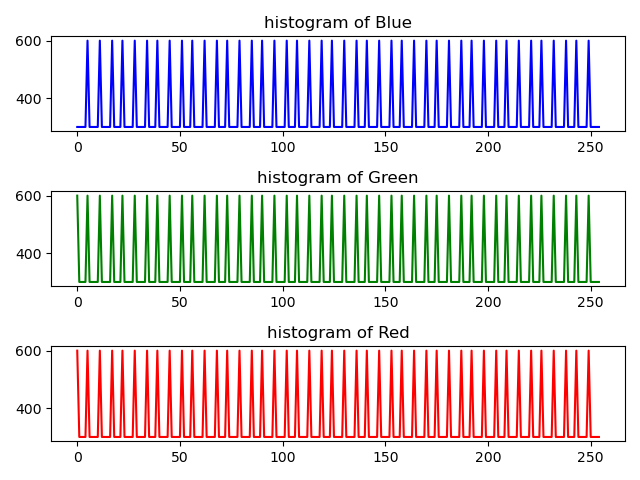
#> input picture input_images/hist/color_wheel_square_hist.png, 640 x 480 px, given in place of color_wheel_square.png, which was not available
$ python generate_color_histogram.py
#> lines starting #> are read from the running program, lines starting #| are printed output that depends on the picture; pictures that were not available may be replaced by others from this repository, and a replacement may not be noted
import cv2
import matplotlib.pyplot as plt
import os

# load image
filename = 'color_wheel_square.png'
img = cv2.imread(f'./input_images/{filename}')
#> img is the input picture: shape (480, 640, 3); mean B, G, R 224, 218, 224.1

# Get RGB data from image
# cv2.calchist([imageObject], [channelValue], mask, [histSize], [low,high])
blue_color = cv2.calcHist([img], [0], None, [255], [0, 255])
#> blue_color = 255 values, max 22775 at index 0, min 69 at index 205, mean 235.1
red_color = cv2.calcHist([img], [1], None, [255], [0, 255])
#> red_color = 255 values, max 22685 at index 0, min 71 at index 118, mean 315.9
green_color = cv2.calcHist([img], [2], None, [255], [0, 255])
#> green_color = 255 values, max 22685 at index 0, min 69 at index 205, mean 234

# # Separate Histograms for each color
plt.subplot(3, 1, 1)
plt.title("histogram of Blue")
plt.plot(blue_color, color="b")

plt.subplot(3, 1, 2)
plt.title("histogram of Green")
plt.plot(green_color, color="g")

plt.subplot(3, 1, 3)
plt.title("histogram of Red")
plt.plot(red_color, color="r")

plt.tight_layout()
# plt.show()
filebase, ext = filename.split(".")
if not os.path.exists("./input_images/hist"):
    os.mkdir("./input_images/hist")

plt.savefig(f'./input_images/hist/{filebase}_hist.{ext}')
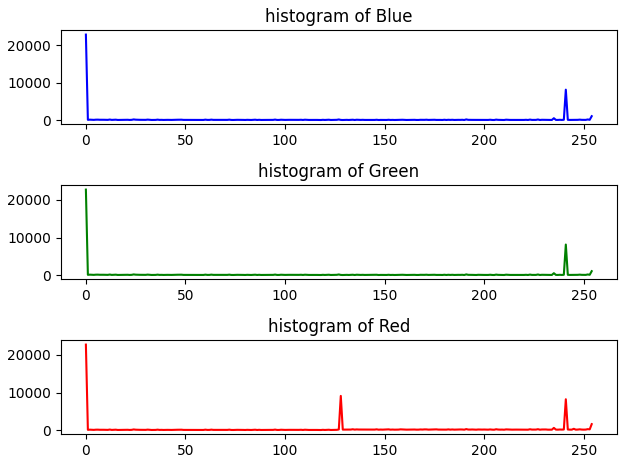
#> figure drawn by matplotlib, 3 panels; panel 1: curve peaks at x = 0, y = 22775; panel 2: curve peaks at x = 0, y = 22685; panel 3: curve peaks at x = 0, y = 22685

$ run again, on assets/NN-distance-formula.png
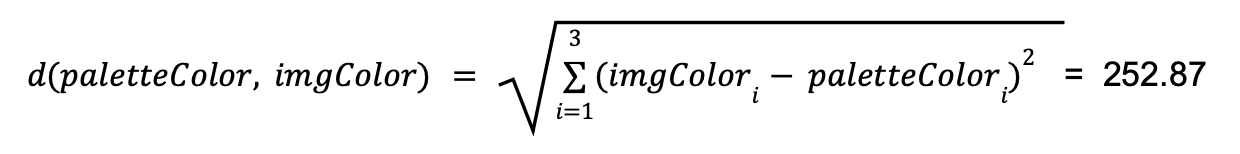
#> input picture assets/NN-distance-formula.png, 1240 x 154 px, given in place of color_wheel_square.png, which was not available
#> img is the input picture: shape (154, 1240, 3); min 0, max 255, mean 242.4
#> blue_color = 255 values, max 6188 at index 0, min 3 at index 75, mean 53.37
#> red_color has the same summary as blue_color
#> green_color has the same summary as blue_color
#> `plt.savefig(f'./input_images/hist/{filebase}_hist.{ext}')`:
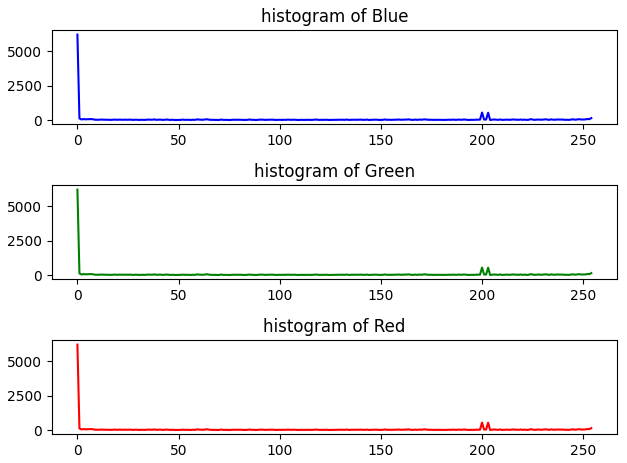
#> figure drawn by matplotlib, 3 panels; panel 1: curve peaks at x = 0, y = 6188; panel 2: curve peaks at x = 0, y = 6188; panel 3: curve peaks at x = 0, y = 6188
